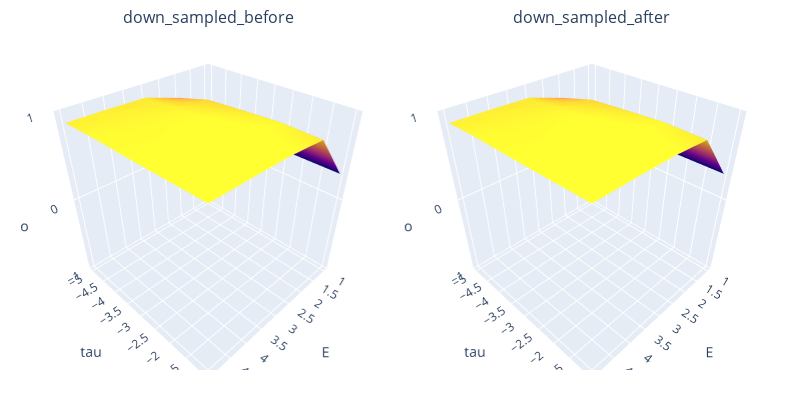

The notebook cell this image was saved under:
### Code cell
def plot_rho_E_tau(
    df: pd.DataFrame, columns: list[str], maxE: int, Tp: int, minTau: int
):
    EmbedDimensionKwargs = {
        "dataFrame": df,
        "lib": [1, df.shape[0] // 2],
        "pred": [df.shape[0] // 2 + 1, df.shape[0]],
        "maxE": maxE,
        "Tp": Tp,
        "showPlot": False,
    }

    tau_range = range(-1, minTau - 1, -1)
    E_range = range(1, maxE + 1)

    fig = make_subplots(
        rows=1,
        cols=len(columns),
        subplot_titles=columns,
        horizontal_spacing=0.01,
        specs=[[{"type": "surface"} for _ in range(len(columns))]],
    )

    for i, column in enumerate(columns):
        rho = []
        for tau in tau_range:
            result = pyEDM.EmbedDimension(
                columns=column, target=column, tau=tau, **EmbedDimensionKwargs
            )
            rho.append(result["rho"].values)

        E, tau = np.meshgrid(E_range, tau_range)
        rho = np.array(rho)

        fig.add_trace(
            go.Surface(x=E, y=tau, z=rho, scene=f"scene{i+1}", showscale=False),
            row=1,
            col=i + 1,
        )
    fig.update_scenes(
        xaxis_title_text="E",
        yaxis_title_text="tau",
        zaxis_title_text="rho",
        zaxis_range=[-1, 1],
    )

    fig.update_layout(
        height=400, width=len(columns) * 400, margin=dict(l=20, r=20, t=30, b=30)
    )
    fig.show()


df = pd.DataFrame(
    {
        "down_sampled_before": down_sampled_before[:, 0],
        "down_sampled_after": down_sampled_after[:, 0],
    }
)

plot_rho_E_tau(df, ["down_sampled_before", "down_sampled_after"], 5, 15, -5)

### Figure 1 — Plotly figure (JSON) as saved in the notebook; plotly's stock layout.template omitted (floating-point values rounded to 4 significant figures)
{"data": [{"scene": "scene", "showscale": false, "type": "surface", "x": [[1, 2, 3, 4, 5], [1, 2, 3, 4, 5], [1, 2, 3, 4, 5], [1, 2, 3, 4, 5], [1, 2, 3, 4, 5]], "y": [[-1, -1, -1, -1, -1], [-2, -2, -2, -2, -2], [-3, -3, -3, -3, -3], [-4, -4, -4, -4, -4], [-5, -5, -5, -5, -5]], "z": [[0.3235, 0.8716, 0.9052, 0.9112, 0.9123], [0.3235, 0.8886, 0.9116, 0.9113, 0.9039], [0.3235, 0.8669, 0.9064, 0.8983, 0.8965], [0.3235, 0.842, 0.8845, 0.8892, 0.8945], [0.3235, 0.7329, 0.8655, 0.8752, 0.8778]]}, {"scene": "scene2", "showscale": false, "type": "surface", "x": [[1, 2, 3, 4, 5], [1, 2, 3, 4, 5], [1, 2, 3, 4, 5], [1, 2, 3, 4, 5], [1, 2, 3, 4, 5]], "y": [[-1, -1, -1, -1, -1], [-2, -2, -2, -2, -2], [-3, -3, -3, -3, -3], [-4, -4, -4, -4, -4], [-5, -5, -5, -5, -5]], "z": [[0.3235, 0.8716, 0.9052, 0.9112, 0.9123], [0.3235, 0.8886, 0.9116, 0.9113, 0.9039], [0.3235, 0.8669, 0.9064, 0.8983, 0.8965], [0.3235, 0.842, 0.8845, 0.8892, 0.8945], [0.3235, 0.7329, 0.8655, 0.8752, 0.8778]]}], "layout": {"annotations": [{"font": {"size": 16}, "showarrow": false, "text": "down_sampled_before", "x": 0.2475, "xanchor": "center", "xref": "paper", "y": 1, "yanchor": "bottom", "yref": "paper"}, {"font": {"size": 16}, "showarrow": false, "text": "down_sampled_after", "x": 0.7525, "xanchor": "center", "xref": "paper", "y": 1, "yanchor": "bottom", "yref": "paper"}], "height": 400, "margin": {"b": 30, "l": 20, "r": 20, "t": 30}, "scene": {"domain": {"x": [0, 0.495], "y": [0, 1]}, "xaxis": {"title": {"text": "E"}}, "yaxis": {"title": {"text": "tau"}}, "zaxis": {"range": [-1, 1], "title": {"text": "rho"}}}, "scene2": {"domain": {"x": [0.505, 1], "y": [0, 1]}, "xaxis": {"title": {"text": "E"}}, "yaxis": {"title": {"text": "tau"}}, "zaxis": {"range": [-1, 1], "title": {"text": "rho"}}}, "width": 800}}
